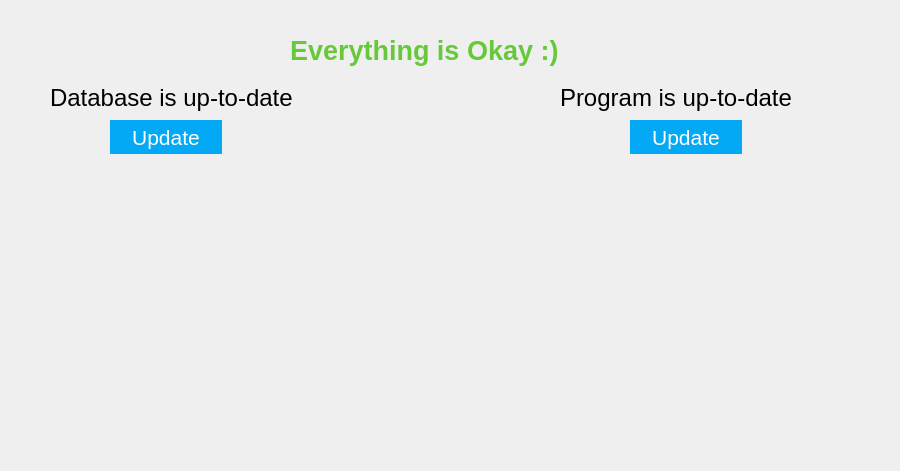
<?xml version="1.0" encoding="UTF-8"?>
<ui version="4.0">
 <class>State</class>
 <widget class="QWidget" name="State">
  <property name="geometry">
   <rect>
    <x>0</x>
    <y>0</y>
    <width>900</width>
    <height>471</height>
   </rect>
  </property>
  <property name="windowTitle">
   <string>Form</string>
  </property>
  <property name="styleSheet">
   <string notr="true">border: 0px solid white;</string>
  </property>
  <widget class="QWidget" name="tabState" native="true">
   <property name="geometry">
    <rect>
     <x>0</x>
     <y>0</y>
     <width>900</width>
     <height>471</height>
    </rect>
   </property>
   <property name="styleSheet">
    <string notr="true"/>
   </property>
   <widget class="QLabel" name="label">
    <property name="geometry">
     <rect>
      <x>290</x>
      <y>0</y>
      <width>291</width>
      <height>101</height>
     </rect>
    </property>
    <property name="font">
     <font>
      <pointsize>20</pointsize>
      <weight>75</weight>
      <bold>true</bold>
     </font>
    </property>
    <property name="styleSheet">
     <string notr="true">color: rgb(103, 200, 59);</string>
    </property>
    <property name="text">
     <string>Everything is Okay :)</string>
    </property>
   </widget>
   <widget class="QLabel" name="label_2">
    <property name="geometry">
     <rect>
      <x>50</x>
      <y>80</y>
      <width>261</width>
      <height>36</height>
     </rect>
    </property>
    <property name="font">
     <font>
      <family>Segoe UI</family>
      <pointsize>18</pointsize>
     </font>
    </property>
    <property name="styleSheet">
     <string notr="true"/>
    </property>
    <property name="text">
     <string>Database is up-to-date</string>
    </property>
   </widget>
   <widget class="QLabel" name="label_3">
    <property name="geometry">
     <rect>
      <x>560</x>
      <y>80</y>
      <width>253</width>
      <height>36</height>
     </rect>
    </property>
    <property name="font">
     <font>
      <family>Segoe UI</family>
      <pointsize>18</pointsize>
     </font>
    </property>
    <property name="styleSheet">
     <string notr="true"/>
    </property>
    <property name="text">
     <string>Program is up-to-date</string>
    </property>
   </widget>
   <widget class="QPushButton" name="updateDB">
    <property name="geometry">
     <rect>
      <x>110</x>
      <y>120</y>
      <width>112</width>
      <height>34</height>
     </rect>
    </property>
    <property name="font">
     <font>
      <family>Segoe UI</family>
      <pointsize>16</pointsize>
     </font>
    </property>
    <property name="styleSheet">
     <string notr="true">background-color: rgb(3, 169, 244);
color: rgb(255, 255, 255);</string>
    </property>
    <property name="text">
     <string>Update</string>
    </property>
   </widget>
   <widget class="QPushButton" name="updateProg">
    <property name="geometry">
     <rect>
      <x>630</x>
      <y>120</y>
      <width>112</width>
      <height>34</height>
     </rect>
    </property>
    <property name="font">
     <font>
      <family>Segoe UI</family>
      <pointsize>16</pointsize>
     </font>
    </property>
    <property name="styleSheet">
     <string notr="true">background-color: rgb(3, 169, 244);
color: rgb(255, 255, 255);</string>
    </property>
    <property name="text">
     <string>Update</string>
    </property>
   </widget>
  </widget>
 </widget>
 <resources/>
 <connections/>
</ui>
